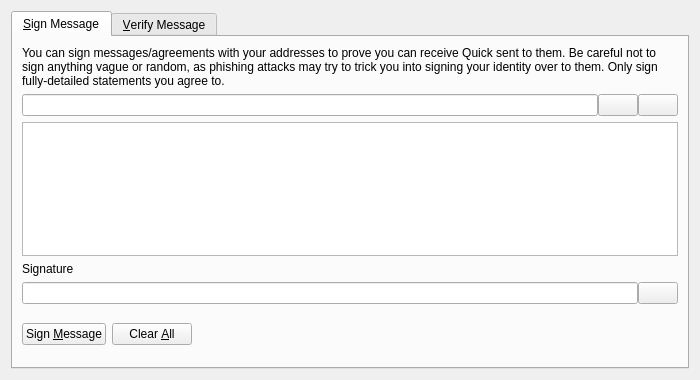
<?xml version="1.0" encoding="UTF-8"?>
<ui version="4.0">
 <class>SignVerifyMessageDialog</class>
 <widget class="QDialog" name="SignVerifyMessageDialog">
  <property name="geometry">
   <rect>
    <x>0</x>
    <y>0</y>
    <width>700</width>
    <height>380</height>
   </rect>
  </property>
  <property name="windowTitle">
   <string>Signatures - Sign / Verify a Message</string>
  </property>
  <property name="modal">
   <bool>true</bool>
  </property>
  <layout class="QVBoxLayout" name="verticalLayout">
   <item>
    <widget class="QTabWidget" name="tabWidget">
     <property name="currentIndex">
      <number>0</number>
     </property>
     <widget class="QWidget" name="tabSignMessage">
      <attribute name="title">
       <string>&amp;Sign Message</string>
      </attribute>
      <layout class="QVBoxLayout" name="verticalLayout_SM">
       <item>
        <widget class="QLabel" name="infoLabel_SM">
         <property name="text">
          <string>You can sign messages/agreements with your addresses to prove you can receive Quick sent to them. Be careful not to sign anything vague or random, as phishing attacks may try to trick you into signing your identity over to them. Only sign fully-detailed statements you agree to.</string>
         </property>
         <property name="textFormat">
          <enum>Qt::PlainText</enum>
         </property>
         <property name="wordWrap">
          <bool>true</bool>
         </property>
        </widget>
       </item>
       <item>
        <layout class="QHBoxLayout" name="horizontalLayout_1_SM">
         <property name="spacing">
          <number>0</number>
         </property>
         <item>
          <widget class="QValidatedLineEdit" name="addressIn_SM">
           <property name="toolTip">
            <string>The Quick address to sign the message with</string>
           </property>
          </widget>
         </item>
         <item>
          <widget class="QPushButton" name="addressBookButton_SM">
           <property name="toolTip">
            <string>Choose previously used address</string>
           </property>
           <property name="text">
            <string/>
           </property>
           <property name="shortcut">
            <string>Alt+A</string>
           </property>
           <property name="autoDefault">
            <bool>false</bool>
           </property>
          </widget>
         </item>
         <item>
          <widget class="QPushButton" name="pasteButton_SM">
           <property name="toolTip">
            <string>Paste address from clipboard</string>
           </property>
           <property name="text">
            <string/>
           </property>
           <property name="shortcut">
            <string>Alt+P</string>
           </property>
           <property name="autoDefault">
            <bool>false</bool>
           </property>
          </widget>
         </item>
        </layout>
       </item>
       <item>
        <widget class="QPlainTextEdit" name="messageIn_SM">
         <property name="toolTip">
          <string>Enter the message you want to sign here</string>
         </property>
        </widget>
       </item>
       <item>
        <widget class="QLabel" name="signatureLabel_SM">
         <property name="text">
          <string>Signature</string>
         </property>
         <property name="textFormat">
          <enum>Qt::PlainText</enum>
         </property>
        </widget>
       </item>
       <item>
        <layout class="QHBoxLayout" name="horizontalLayout_2_SM">
         <property name="spacing">
          <number>0</number>
         </property>
         <item>
          <widget class="QLineEdit" name="signatureOut_SM">
           <property name="font">
            <font>
             <italic>true</italic>
            </font>
           </property>
           <property name="readOnly">
            <bool>true</bool>
           </property>
          </widget>
         </item>
         <item>
          <widget class="QPushButton" name="copySignatureButton_SM">
           <property name="toolTip">
            <string>Copy the current signature to the system clipboard</string>
           </property>
           <property name="text">
            <string/>
           </property>
           <property name="autoDefault">
            <bool>false</bool>
           </property>
          </widget>
         </item>
        </layout>
       </item>
       <item>
        <layout class="QHBoxLayout" name="horizontalLayout_3_SM">
         <item>
          <widget class="QPushButton" name="signMessageButton_SM">
           <property name="toolTip">
            <string>Sign the message to prove you own this Quick address</string>
           </property>
           <property name="text">
            <string>Sign &amp;Message</string>
           </property>
           <property name="autoDefault">
            <bool>false</bool>
           </property>
          </widget>
         </item>
         <item>
          <widget class="QPushButton" name="clearButton_SM">
           <property name="toolTip">
            <string>Reset all sign message fields</string>
           </property>
           <property name="text">
            <string>Clear &amp;All</string>
           </property>
           <property name="autoDefault">
            <bool>false</bool>
           </property>
          </widget>
         </item>
         <item>
          <spacer name="horizontalSpacer_1_SM">
           <property name="orientation">
            <enum>Qt::Horizontal</enum>
           </property>
           <property name="sizeHint" stdset="0">
            <size>
             <width>40</width>
             <height>48</height>
            </size>
           </property>
          </spacer>
         </item>
         <item>
          <widget class="QLabel" name="statusLabel_SM">
           <property name="font">
            <font>
             <weight>75</weight>
             <bold>true</bold>
            </font>
           </property>
           <property name="text">
            <string/>
           </property>
           <property name="wordWrap">
            <bool>true</bool>
           </property>
          </widget>
         </item>
         <item>
          <spacer name="horizontalSpacer_2_SM">
           <property name="orientation">
            <enum>Qt::Horizontal</enum>
           </property>
           <property name="sizeHint" stdset="0">
            <size>
             <width>40</width>
             <height>48</height>
            </size>
           </property>
          </spacer>
         </item>
        </layout>
       </item>
      </layout>
     </widget>
     <widget class="QWidget" name="tabVerifyMessage">
      <attribute name="title">
       <string>&amp;Verify Message</string>
      </attribute>
      <layout class="QVBoxLayout" name="verticalLayout_VM">
       <item>
        <widget class="QLabel" name="infoLabel_VM">
         <property name="text">
          <string>Enter the receiver's address, message (ensure you copy line breaks, spaces, tabs, etc. exactly) and signature below to verify the message. Be careful not to read more into the signature than what is in the signed message itself, to avoid being tricked by a man-in-the-middle attack. Note that this only proves the signing party receives with the address, it cannot prove sendership of any transaction!</string>
         </property>
         <property name="textFormat">
          <enum>Qt::PlainText</enum>
         </property>
         <property name="alignment">
          <set>Qt::AlignLeading|Qt::AlignLeft|Qt::AlignTop</set>
         </property>
         <property name="wordWrap">
          <bool>true</bool>
         </property>
        </widget>
       </item>
       <item>
        <layout class="QHBoxLayout" name="horizontalLayout_1_VM">
         <property name="spacing">
          <number>0</number>
         </property>
         <item>
          <widget class="QValidatedLineEdit" name="addressIn_VM">
           <property name="toolTip">
            <string>The Quick address the message was signed with</string>
           </property>
          </widget>
         </item>
         <item>
          <widget class="QPushButton" name="addressBookButton_VM">
           <property name="toolTip">
            <string>Choose previously used address</string>
           </property>
           <property name="text">
            <string/>
           </property>
           <property name="shortcut">
            <string>Alt+A</string>
           </property>
           <property name="autoDefault">
            <bool>false</bool>
           </property>
          </widget>
         </item>
        </layout>
       </item>
       <item>
        <widget class="QPlainTextEdit" name="messageIn_VM"/>
       </item>
       <item>
        <widget class="QValidatedLineEdit" name="signatureIn_VM"/>
       </item>
       <item>
        <layout class="QHBoxLayout" name="horizontalLayout_2_VM">
         <item>
          <widget class="QPushButton" name="verifyMessageButton_VM">
           <property name="toolTip">
            <string>Verify the message to ensure it was signed with the specified Quick address</string>
           </property>
           <property name="text">
            <string>Verify &amp;Message</string>
           </property>
           <property name="autoDefault">
            <bool>false</bool>
           </property>
          </widget>
         </item>
         <item>
          <widget class="QPushButton" name="clearButton_VM">
           <property name="toolTip">
            <string>Reset all verify message fields</string>
           </property>
           <property name="text">
            <string>Clear &amp;All</string>
           </property>
           <property name="autoDefault">
            <bool>false</bool>
           </property>
          </widget>
         </item>
         <item>
          <spacer name="horizontalSpacer_1_VM">
           <property name="orientation">
            <enum>Qt::Horizontal</enum>
           </property>
           <property name="sizeHint" stdset="0">
            <size>
             <width>40</width>
             <height>48</height>
            </size>
           </property>
          </spacer>
         </item>
         <item>
          <widget class="QLabel" name="statusLabel_VM">
           <property name="font">
            <font>
             <weight>75</weight>
             <bold>true</bold>
            </font>
           </property>
           <property name="text">
            <string/>
           </property>
           <property name="wordWrap">
            <bool>true</bool>
           </property>
          </widget>
         </item>
         <item>
          <spacer name="horizontalSpacer_2_VM">
           <property name="orientation">
            <enum>Qt::Horizontal</enum>
           </property>
           <property name="sizeHint" stdset="0">
            <size>
             <width>40</width>
             <height>48</height>
            </size>
           </property>
          </spacer>
         </item>
        </layout>
       </item>
      </layout>
     </widget>
    </widget>
   </item>
  </layout>
 </widget>
 <customwidgets>
  <customwidget>
   <class>QValidatedLineEdit</class>
   <extends>QLineEdit</extends>
   <header>qvalidatedlineedit.h</header>
  </customwidget>
 </customwidgets>
 <resources>
  <include location="../quick.qrc"/>
 </resources>
 <connections/>
</ui>
